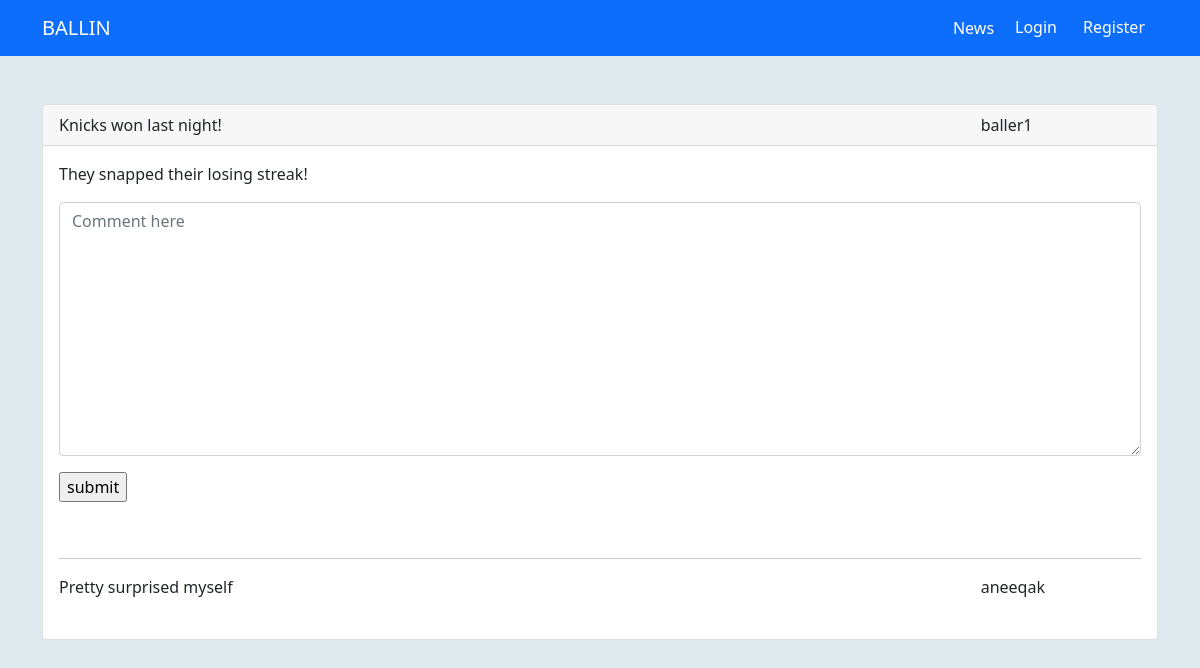
/detail_post/10/, run on an earlier commit of the app's database.
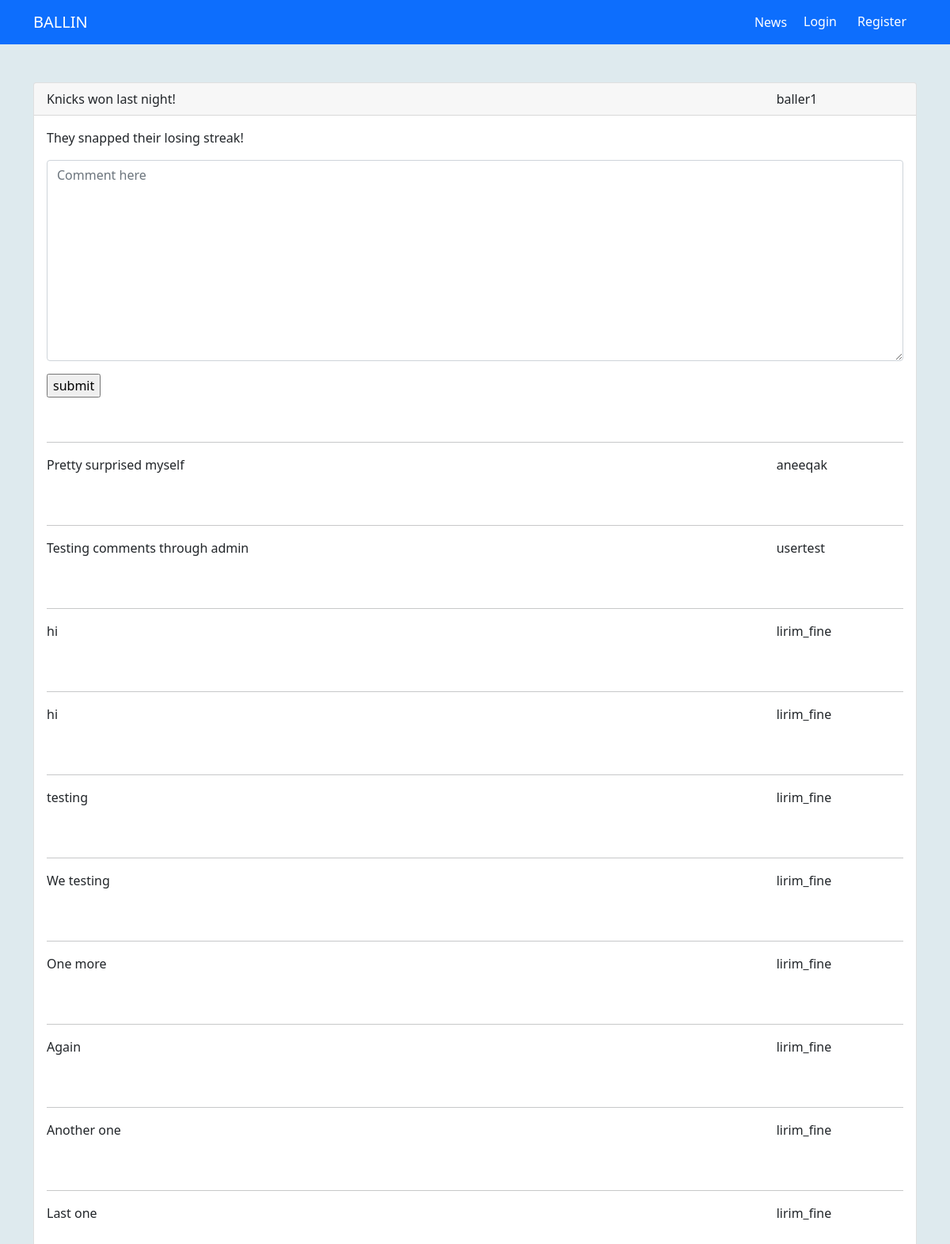
And on a later commit of the database.
### webproj/models.py (models this page shows, shortened)
class Forum(models.Model):
    user = models.ForeignKey(User, on_delete=models.CASCADE)
    post_title = models.CharField(max_length=200)
    post = models.TextField()
    created_at = models.DateTimeField(auto_now_add=True, blank=True)

class Comment(models.Model):
    post = models.ForeignKey(Forum, on_delete=models.CASCADE, related_name='comments')
    content = models.TextField(verbose_name="")
    created_at = models.DateTimeField(auto_now_add=True, blank=True)
    user = models.ForeignKey(User, on_delete=models.CASCADE)

### webproj/views.py (the view)
# urls.py: path('detail_post/<int:id>/', views.detail_post, name='detail_post'),
def detail_post(request, id):
    post = Forum.objects.get(id=id)
    comments = Comment.objects.filter(post=post)
    if request.method == 'POST':
        comment_form = CommentForm(request.POST or None)
        if comment_form.is_valid():
            content = request.POST.get('content')
            comment = Comment.objects.create(post=post, user=request.user, content=content)
            comment.save()
            return redirect('detail_post', id=post.id)
    else:
        comment_form = CommentForm()
    context = {'post': post, 'comments': comments, 'form': comment_form}
    return render(request, 'detail_post.html', context)

### webproj/forms.py
class CommentForm(forms.ModelForm):
    class Meta:
        model = Comment
        fields = ['content']
        widgets = {
            'content': forms.Textarea(attrs={
                'class': 'form-control',
                'placeholder': "Comment here"
            }),
        }

### templates/detail_post.html (shortened to what this page needs)
{% extends 'base.html' %}
{% load crispy_forms_filters %}
{% load crispy_forms_tags %}
{% block body %}
    <div class="card">
        <div class="card-header">
            <div class="row">
                <div class="col-10">{{ post.post_title }}</div>
                <div class="col-2">{{ post.user }}</div>
            </div>
        </div>
        <div class="card-body">
            <p class="card-text">{{ post.post }}</p>
           <div>
                <form method="post" action=".">
                {{ form|crispy}}
                <div class="my-3">
                    <input type="submit" value="submit">
                </div>
            </form>
           </div>
            {% for comment in comments %}
                <br>
                <hr>
                <div class="row">
                    <div class="col-10">{{ comment.content }}</div>
                    <div class="col-2">{{ comment.user }}</div>
                </div>
                <br>
            {% endfor %}
        </div>
    </div>
    </div>
{% endblock %}

### templates/base.html (shortened to what this page needs)
{% load static %}
<!Doctype html>
<html lang="en">
<head>
    <link href="https://cdn.jsdelivr.net/npm/bootstrap@5.1.3/dist/css/bootstrap.min.css" rel="stylesheet">
    <link rel="stylesheet" href="https://cdnjs.cloudflare.com/ajax/libs/font-awesome/5.15.1/css/all.min.css">
    <link rel="stylesheet" href="{% static 'css/styles.css' %}">
</head>
<body>
<nav class="navbar navbar-expand-lg navbar-dark bg-primary ">
    <div class="container">
        <a class="navbar-brand" href="{% url 'webproj' %}">BALLIN</a>
        <div class="collapse navbar-collapse" id="navbarSupportedContent">
            <ul class="navbar-nav ms-auto mb-2 mb-lg-0">
                <li class="nav-item">
                    <a class="nav-link active" href="{% url 'news_view' %}">News</a>
                </li>
                {% if user.is_authenticated %}
                    <li class="nav-item">
                    <a class="nav-link active" href="{% url 'create_post' %}"><i class="fas fa-plus"></i></a>
                    </li>
                    <li class="nav-item dropdown">
                        <a class="nav-link dropdown-toggle active" data-bs-toggle="dropdown" href="#"
                           role="button" aria-expanded="false">{{user.username}}</a>
                        <ul class="dropdown-menu">
                            <li> <a class="dropdown-item" href="{% url 'update_profile_view' %}">Settings</a></li>
                            <li><hr class="dropdown-divider"></li>
                            <li> <a class="dropdown-item" href="{% url 'logout' %}">Logout</a> </li>
                        </ul>
                    </li>
                    </ul>
                {% else %}
                    <a class="btn text-white" href={% url 'login' %}>Login</a>
                    <a class="btn text-white" href={% url 'register' %}>Register</a>
                {% endif %}
        </div>
    </div>
</nav>
<div class="container my-5">
    {% block body %}
    {% endblock %}
</body>
</html>

### static/css/styles.css (style rules this page uses)
body { background-color: #deeaee; }

What changed in the data, as far as the page shows it:
added Comment: content "Testing comments through admin", user "usertest"
added Comment: content "hi", user "lirim_fine"
added Comment: content "hi", user "lirim_fine"
added Comment: content "testing", user "lirim_fine"
added Comment: content "We testing", user "lirim_fine"
added Comment: content "One more", user "lirim_fine"
added Comment: content "Again", user "lirim_fine"
added Comment: content "Another one", user "lirim_fine"
added Comment: content "Last one", user "lirim_fine"
